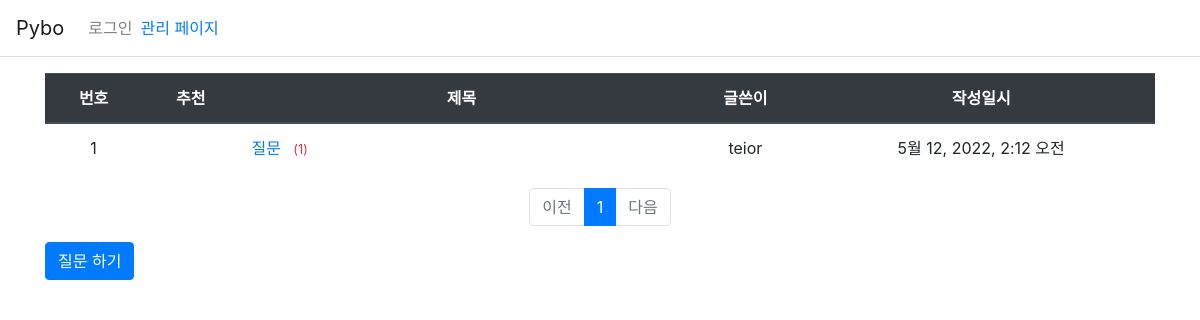
Before: /pybo/ with the older database file.
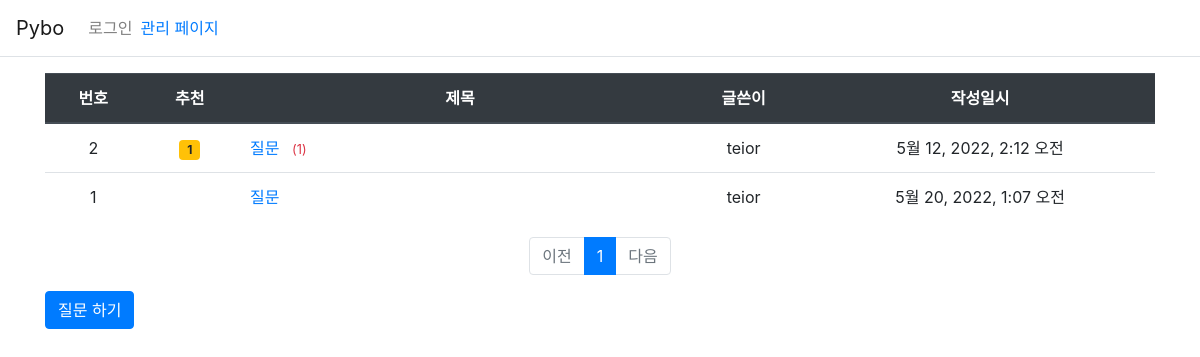
After: the same page with the newer database file.
### pybo/models.py (models this page shows, shortened)
class Question(models.Model):
    author = models.ForeignKey(User, on_delete=models.CASCADE, related_name='author_question')   # 계정 삭제시 데이터 전부 삭제
    subject = models.CharField(max_length=200)
    modify_date = models.DateTimeField(null=True, blank=True)     # 수정 일시
    content = models.TextField()
    create_date = models.DateTimeField()
    voter = models.ManyToManyField(User, related_name='voter_question')

### pybo/views/base_views.py (the view)
# urls.py: path('', base_views.index, name='index'),  # 페이지 에 해당 하는 urlpatterns9
def index(request):
    page = request.GET.get('page', '1')
    question_list = Question.objects.order_by('create_date')
    paginator = Paginator(question_list, 10)  # 페이지 당 질문 10개 보여 주기
    page_obj = paginator.get_page(page)
    context = {'question_list': page_obj}
    return render(request, 'pybo/question_list.html', context)

### pybo/templatetags/pybo_filter.py (called while the page is built)
@register.filter
def sub(value, arg):
    return value - arg

### templates/pybo/question_list.html
{% extends 'base.html' %}
{% load pybo_filter %}
{% block content %}
<div class="container my-3">
    <table class="table">
        <thead>
        <tr class="text-center thead-dark">
            <th>번호</th>
            <th>추천</th>
            <th style="width:40%">제목</th>
            <th>글쓴이</th>
            <th>작성일시</th>
        </tr>
        </thead>
        <tbody>
        {% if question_list %}
        {% for question in question_list %}
        <tr class="text-center">
            <td>{{ question_list.paginator.count|sub:question_list.start_index|sub:forloop.counter0|add:1 }}</td>
             <td>
                {% if question.voter.all.count > 0 %}
                <span class="badge badge-warning px-2 py-1">
                    {{ question.voter.all.count }}
                </span>
                {% endif %}
            </td>
            <td class="text-left">
                <a href="{% url 'pybo:detail' question.id %}">{{ question.subject }}</a>
                    {% if question.answer_set.count > 0 %}
                    <span class="text-danger small ml-2">
                      ({{ question.answer_set.count }})
                    </span>
                    {% endif %}
            </td>
            <td>{{ question.author.username }}</td>
            <td>{{ question.create_date }}</td>
        </tr>
        {% endfor %}
        {% else %}
        <tr>
            <td colspan="3">질문이 없습니다</td>
        </tr>
        {% endif %}
        </tbody>
    </table>
    <ul class="pagination justify-content-center">
        {% if question_list.has_previous %}
        <li class="page-item">
            <a class="page-link" href="?page={{ question_list.previous_page_number }}">
                이전
            </a>
        </li>
        {% else %}
        <li class="page-item disabled">
            <a class="page-link" tabindex="-1" aria-disabled="true" href="#">
                이전
            </a>
        </li>
        {% endif %}
        {% for page_number in question_list.paginator.page_range %}
        {% if page_number >= question_list.number|add:-5 and page_number <= question_list.number|add:5 %}
            {% if page_number == question_list.number %}
            <li class="page-item active" aria-current="page">
                <a class="page-link" href="?page={{ page_number }}">
                    {{ page_number }}
                    </a>
            </li>
            {% else %}
            <li class="page-item">
                <a class="page-link" href="?page={{ page_number }}">
                    {{ page_number }}
                </a>
            </li>
            {% endif %}
        {% endif %}
        {% endfor %}
        {% if question_list.has_next %}
        <li class="page-item">
            <a class="page-link" href="?page={{ question_list.next_page_number }}">
                다음
            </a>
        </li>
        {% else %}
        <li class="page-item disabled"?>
            <a class="page-link" tabindex="-1" aria-disabled="true" href="#">
                다음
            </a>
        </li>
        {% endif %}
    </ul>
    <a href="{% url 'pybo:question_create' %}" class="btn btn-primary">
        질문 하기
    </a>
</div>
{% endblock %}

### templates/base.html (shortened to what this page needs)
{% load static %}
<!doctype html>
<html lang="ko">
<head>
    <link rel="stylesheet" type="text/css" href="{% static 'bootstrap.min.css' %}">
    <link rel="stylesheet" type="text/css" href="{% static 'style.css' %}">
</head>
<body>
{% include "navbar.html" %}
{% block content %}
{% endblock %}
</body>
</html>

### templates/navbar.html (shortened to what this page needs)
<nav class="navbar navbar-expand-lg navbar-light ba-light border-bottom">
    <a class="navbar-brand" href="{% url 'pybo:index' %}">Pybo</a>
    <div class="collapse navbar-collapse flex-grow-0" id="navbarNav">
        <ul class="navbar-nav">
            <li class="nav-item">
                {% if user.is_authenticated %}
                <a class="nav-link" href="{% url 'common:logout' %}">
                    {{ user.username }} (로그아웃)
                </a>
                {% else %}
                <a class="nav-link" href="{% url 'common:login' %}">로그인</a>
                {% endif %}
            </li>
        </ul>
        <a href="http://127.0.0.1:8000/admin/">관리 페이지</a>
    </div>
</nav>

Changed rows visible on the page:
shown differently, row unchanged: Question "5월 12, 2022, 2:12 오전": paginator.count|sub "1" → "2"; voter.all.count (not shown) → "1"
added Question: paginator.count|sub "1", subject "질문", author.username "teior", create_date "5월 20, 2022, 1:07 오전"
